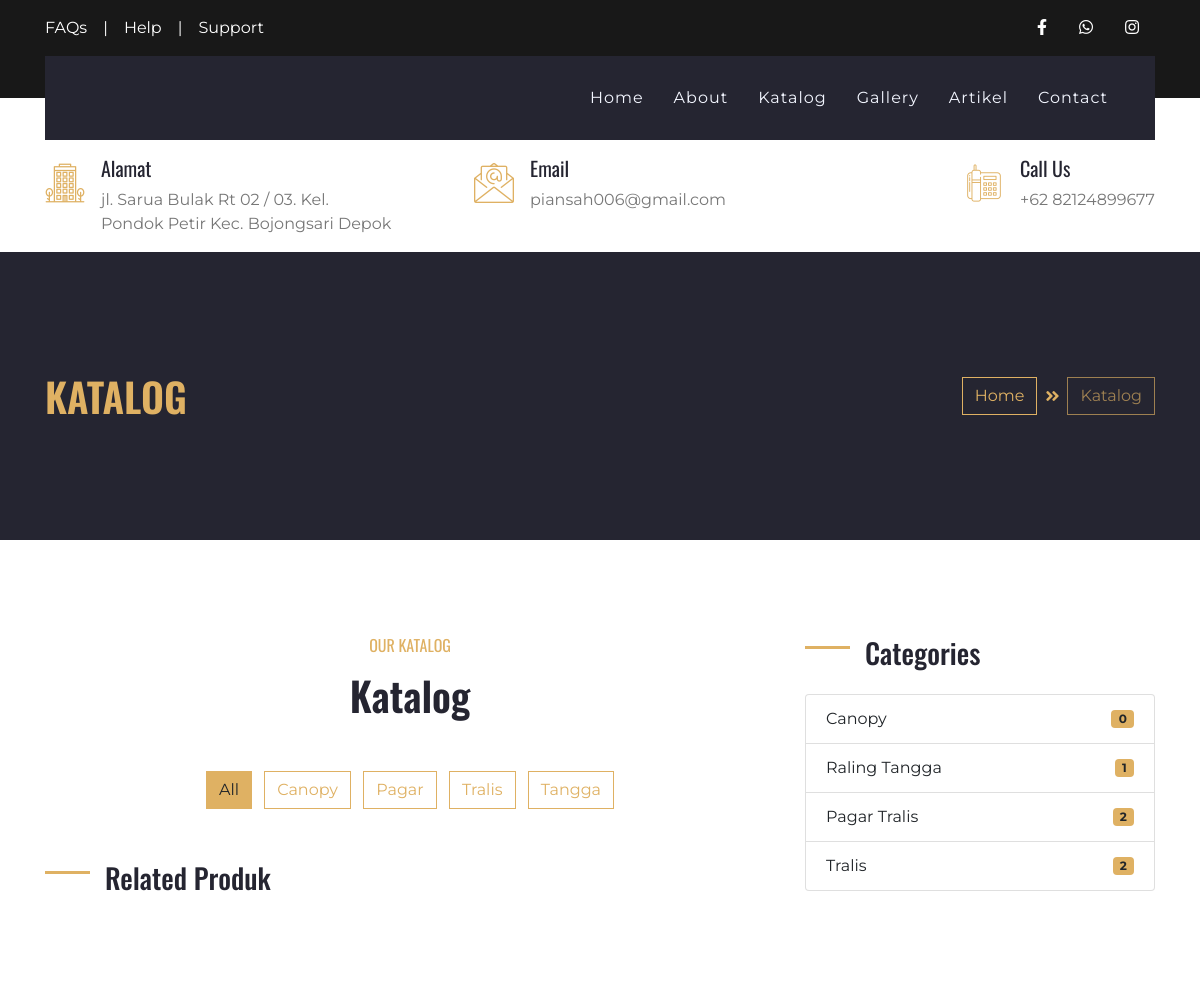
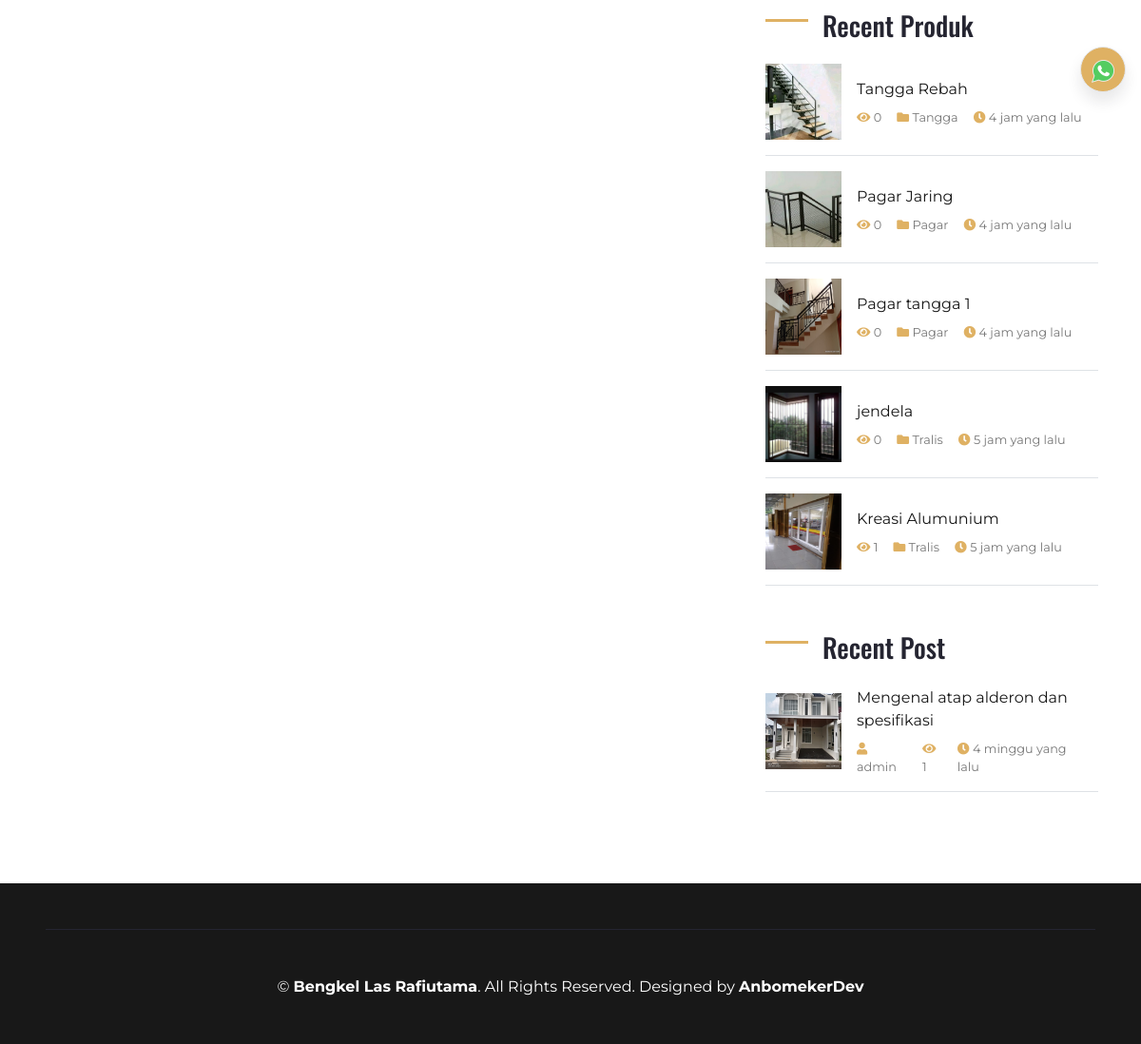
Page /index.php/katalog on the committed database (2 pictures, top to bottom).
### tables this page shows
CREATE TABLE `set_profil`  (
  `profil_id` int(11) NOT NULL AUTO_INCREMENT,
  `nama` varchar(50) NULL DEFAULT NULL,
  `alamat` varchar(100) NULL DEFAULT NULL,
  `deskripsi` text NULL,
  `logo` text NULL,
  `foto` text NULL,
  `kontak_id` int(11) NULL DEFAULT NULL,
  `company_name` varchar(50) NULL DEFAULT NULL,
  `web_url` text NULL,
  PRIMARY KEY (`profil_id`) USING BTREE
);

CREATE TABLE `tweb_kategori`  (
  `kategori_id` int(11) NOT NULL AUTO_INCREMENT,
  `kategori` varchar(30) NOT NULL,
  PRIMARY KEY (`kategori_id`) USING BTREE
);

CREATE TABLE `ref_produk`  (
  `produk_id` int(11) NOT NULL AUTO_INCREMENT,
  `nama_produk` varchar(100) NOT NULL,
  `kategori` varchar(30) NOT NULL,
  `deskripsi` text NOT NULL,
  `foto` varchar(100) NOT NULL,
  `date_post` datetime NOT NULL,
  `slug` varchar(100) NULL DEFAULT NULL,
  `harga` varchar(20) NULL DEFAULT NULL,
  `best` int(11) NULL DEFAULT NULL,
  PRIMARY KEY (`produk_id`) USING BTREE
);

CREATE TABLE `artikel`  (
  `artikel_id` int(11) NOT NULL AUTO_INCREMENT,
  `judul_artikel` varchar(100) NULL DEFAULT NULL,
  `konten` longtext NULL,
  `slug` text NULL,
  `foto` text NULL,
  `link` text NULL,
  `date_post` datetime NULL DEFAULT NULL,
  `is_active` int(11) NULL DEFAULT NULL,
  `penerbit` varchar(50) NULL DEFAULT NULL,
  `visit` int(11) NULL DEFAULT NULL,
  `ip` varchar(100) NULL DEFAULT NULL,
  PRIMARY KEY (`artikel_id`) USING BTREE
);

### application/controllers/Katalog.php (called while the page is built, shortened)
<?php
class Katalog extends CI_Controller
{
    public function __construct()
    {
        $this->load->model('M_katalog', 'katalog');
        $this->load->model('admin/Profil_m', 'profil');
        $this->load->library('session');
    }
    public function index()
    {
        $data = [
            'judul' => $this->profil->get_profile('nama'),
            'perusahaan' => $this->profil->get_profile('nama'),
            'logo' => $this->profil->get_profile('logo'),
            'alamat' => $this->profil->get_profile('alamat'),
            'whatsap' => $this->profil->get_kontak('whatsap'),
            'facebook' => $this->profil->get_kontak('facebook'),
            'instagram' => $this->profil->get_kontak('instagram'),
            'email' => $this->profil->get_kontak('email'),
            'telpon' => $this->profil->get_kontak('telpon'),
            'foto' => $this->profil->get_profile('foto'),
            'B_produk' => $this->profil->get_B_produk()->result(),
            'produklimit' => $this->profil->produklimit()->result(),
            'artikellimit' => $this->profil->art()->result(),
            'kategori' => $this->katalog->get_kategori()->result(),
        ];
        $this->load->view('layout/header', $data);
        $this->load->view('layout/navbar', $data);
        $this->load->view('pages/katalog_v', $data);
        $this->load->view('pages/katalog_js');
        $this->load->view('layout/footer', $data);
    }
}

### index.php (called while the page is built, shortened)
<?php
require_once BASEPATH.'core/CodeIgniter.php';

### application/models/admin/Profil_m.php (called while the page is built, shortened)
<?php
class Profil_m extends CI_Model
{
    public function get_profile($varams)
    {
        $query = $this->db->get('set_profil')->row();
        $data = $query->$varams;
        return $data;
    }
    function get_B_produk()
    {
        $this->db->select('*');
        $this->db->from('ref_produk');
        $this->db->where('best', 1);
        $this->db->order_by('produk_id', 'DESC');
        $query = $this->db->get();
        return $query;
    }
    function produklimit()
    {
        $this->db->select('*');
        $this->db->from('ref_produk');
        $this->db->limit(8);
        $this->db->order_by('produk_id', 'DESC');
        $query = $this->db->get();
        return $query;
    }
    function art()
    {
        $this->db->select('*');
        $this->db->from('artikel');
        $this->db->limit(8);
        $this->db->order_by('artikel_id', 'DESC');
        $query = $this->db->get();
        return $query;
    }
}

### application/models/M_katalog.php (called while the page is built, shortened)
<?php
class M_katalog extends CI_Model
{
    public function get_kategori()
    {
        $this->db->select('*');
        $this->db->from('tweb_kategori');
        $query = $this->db->get();
        return $query;
    }
}

### application/views/pages/right_v.php (the view, shortened to what this page needs)
<div class="col-lg-4 mt-5 mt-lg-0">
    <div class="mb-5">
        <h3 class="mb-4 section-title">Categories</h3>
        <ul class="list-group">
            <?php $c = 'Canopy';
            $canopy = $this->db->query("SELECT * FROM ref_produk WHERE kategori='" . $c . "'")->num_rows(); ?>
            <?php $t = 'Tangga';
            $tangga = $this->db->query("SELECT * FROM ref_produk WHERE kategori='" . $t . "'")->num_rows(); ?>
            <?php $p = 'Pagar';
            $pagar = $this->db->query("SELECT * FROM ref_produk WHERE kategori='" . $p . "'")->num_rows(); ?>
            <?php $t = 'Tralis';
            $tralis = $this->db->query("SELECT * FROM ref_produk WHERE kategori='" . $t . "'")->num_rows(); ?>
            <li class="list-group-item d-flex justify-content-between align-items-center">
                Canopy
                <span class="badge badge-primary badge-pill"><?= $canopy ?></span>
            </li>
            <li class="list-group-item d-flex justify-content-between align-items-center">
                Raling Tangga
                <span class="badge badge-primary badge-pill"><?= $tangga ?></span>
            </li>
            <li class="list-group-item d-flex justify-content-between align-items-center">
                Pagar Tralis
                <span class="badge badge-primary badge-pill"><?= $pagar ?></span>
            </li>
            <li class="list-group-item d-flex justify-content-between align-items-center">
                Tralis
                <span class="badge badge-primary badge-pill"><?= $tralis ?></span>
            </li>
        </ul>
    </div>
    <div class="mb-5">
    </div>
    <div class="mb-5">
        <h3 class="mb-4 section-title">Recent Produk</h3>
        <?php foreach ($produklimit as $produk) : ?>
            <?php $id = $produk->produk_id;
            $visitproduk  = $this->db->query("SELECT * FROM section_visit WHERE produk_id='" . $id . "'")->num_rows(); ?>
            <div class="d-flex align-items-center border-bottom mb-3 pb-3">
                <img class="img-fluid" src="<?= base_url() ?>assets/upload/gallery/<?= $produk->foto ?>" style="width: 80px; height: 80px;" alt="">
                <div class="d-flex flex-column pl-3">
                    <a class="text-dark mb-2" href="<?= base_url() ?>katalog/detailproduk/<?= $produk->slug ?>/<?= $produk->produk_id ?>"><?= $produk->nama_produk ?></a>
                    <div class="d-flex">
                        <small class="mr-3"><i class="fa fa-eye text-primary"></i> <?= $visitproduk ?></small>
                        <small class="mr-3"><i class="fa fa-folder text-primary"></i> <?= $produk->kategori ?></small>
                        <small class="mr-3"><i class="fa fa-clock text-primary"></i> <?= waktu_lalu($produk->date_post) ?></small>
                    </div>
                </div>
            </div>
        <?php endforeach ?>
    </div>
    <div class="mb-5">
        <h3 class="mb-4 section-title">Recent Post</h3>
        <?php foreach ($artikellimit as $art) : ?>
            <?php $id = $art->artikel_id;
            $visitart  = $this->db->query("SELECT * FROM section_visit WHERE artikel_id='" . $id . "'")->num_rows(); ?>
            <div class="d-flex align-items-center border-bottom mb-3 pb-3">
                <img class="img-fluid" src="<?= base_url() ?>assets/upload/artikel/<?= $art->foto ?>" style="width: 80px; height: 80px;" alt="">
                <div class="d-flex flex-column pl-3">
                    <a class="text-dark mb-2" href="<?= base_url() ?>artikel/single/<?= $art->slug ?>/<?= $art->artikel_id ?>"><?= $art->judul_artikel ?></a>
                    <div class="d-flex">
                        <small class="mr-3"><i class="fa fa-user text-primary"></i> <?= $art->penerbit ?></small>
                        <small class="mr-3"><i class="fa fa-eye text-primary"></i> <?= $visitart ?></small>
                        <small class="mr-3"><i class="fa fa-clock text-primary"></i> <?= waktu_lalu($art->date_post) ?></small>
                    </div>
                </div>
            </div>
        <?php endforeach ?>
    </div>
</div>

### application/views/layout/navbar.php (shortened to what this page needs)
<div class="container-fluid bg-dark py-3">
    <div class="container">
        <div class="row">
            <div class="col-md-6 text-center text-lg-left mb-2 mb-lg-0">
                <div class="d-inline-flex align-items-center">
                    <a class="text-white pr-3" href="">FAQs</a>
                    <span class="text-white">|</span>
                    <a class="text-white px-3" href="">Help</a>
                    <span class="text-white">|</span>
                    <a class="text-white pl-3" href="">Support</a>
                </div>
            </div>
            <div class="col-md-6 text-center text-lg-right">
                <div class="d-inline-flex align-items-center">
                    <a class="text-white px-3" href="<?= $facebook ?>">
                        <i class="fab fa-facebook-f"></i>
                    </a>
                    <a class="text-white px-3" href="<?= $whatsap ?>">
                        <i class="fab fa-whatsapp"></i>
                    </a>
                    <a class="text-white px-3" href="<?= $instagram ?>">
                        <i class="fab fa-instagram"></i>
                    </a>
                </div>
            </div>
        </div>
    </div>
</div>
<div class="container-fluid position-relative nav-bar p-0">
    <div class="container position-relative" style="z-index: 9;">
        <nav class="navbar navbar-expand-lg bg-secondary navbar-dark py-3 py-lg-0 pl-3 pl-lg-5">
            <div class="collapse navbar-collapse justify-content-between px-3" id="navbarCollapse">
                <div class="navbar-nav ml-auto py-0">
                    <a href="<?= base_url() ?>" class="nav-item nav-link ">Home</a>
                    <a href="<?= base_url('about') ?>" class="nav-item nav-link">About</a>
                    <a href="<?= base_url('katalog') ?>" class="nav-item nav-link">Katalog</a>
                    <a href="<?= base_url('gallery') ?>" class="nav-item nav-link">Gallery</a>
                    <a href="<?= base_url('artikel') ?>" class="nav-item nav-link">Artikel</a>
                    <a href="<?= base_url('contact') ?>" class="nav-item nav-link">Contact</a>
                </div>
            </div>
        </nav>
    </div>
</div>
<div class="container-fluid bg-white py-3">
    <div class="container">
        <div class="row">
            <div class="col-lg-4 text-left mb-3 mb-lg-0">
                <div class="d-inline-flex text-left">
                    <h1 class="flaticon-office font-weight-normal text-primary m-0 mr-3"></h1>
                    <div class="d-flex flex-column">
                        <h5>Alamat</h5>
                        <p class="m-0"><?= $alamat ?></p>
                    </div>
                </div>
            </div>
            <div class="col-lg-4 text-left text-lg-center mb-3 mb-lg-0">
                <div class="d-inline-flex text-left">
                    <h1 class="flaticon-email font-weight-normal text-primary m-0 mr-3"></h1>
                    <div class="d-flex flex-column">
                        <h5>Email</h5>
                        <p class="m-0"><?= $email ?></p>
                    </div>
                </div>
            </div>
            <div class="col-lg-4 text-left text-lg-right mb-3 mb-lg-0">
                <div class="d-inline-flex text-left">
                    <h1 class="flaticon-telephone font-weight-normal text-primary m-0 mr-3"></h1>
                    <div class="d-flex flex-column">
                        <h5>Call Us</h5>
                        <p class="m-0">+62 <?= $telpon ?></p>
                    </div>
                </div>
            </div>
        </div>
    </div>
</div>

### application/views/pages/katalog_v.php (shortened to what this page needs)
<?php
function waktu_lalu($timestamp)
{
    $selisih = time() - strtotime($timestamp);
    $detik = $selisih;
    $menit = round($selisih / 60);
    $jam = round($selisih / 3600);
    $hari = round($selisih / 86400);
    $minggu = round($selisih / 604800);
    $bulan = round($selisih / 2419200);
    $tahun = round($selisih / 29030400);
    if ($detik <= 60) {
        $waktu = $detik . ' detik yang lalu';
    } else if ($menit <= 60) {
        $waktu = $menit . ' menit yang lalu';
    } else if ($jam <= 24) {
        $waktu = $jam . ' jam yang lalu';
    } else if ($hari <= 7) {
        $waktu = $hari . ' hari yang lalu';
    } else if ($minggu <= 4) {
        $waktu = $minggu . ' minggu yang lalu';
    } else if ($bulan <= 12) {
        $waktu = $bulan . ' bulan yang lalu';
    } else {
        $waktu = $tahun . ' tahun yang lalu';
    }
    return $waktu;
}
?>
<div class="container-fluid bg-secondary py-5">
    <div class="container py-5">
        <div class="row align-items-center py-4">
            <div class="col-md-6 text-center text-md-left">
                <h1 class="mb-4 mb-md-0 text-primary text-uppercase">Katalog</h1>
            </div>
            <div class="col-md-6 text-center text-md-right">
                <div class="d-inline-flex align-items-center">
                    <a class="btn btn-outline-primary" href="<?= base_url('') ?>">Home</a>
                    <i class="fas fa-angle-double-right text-primary mx-2"></i>
                    <a class="btn btn-outline-primary disabled" href="">Katalog</a>
                </div>
            </div>
        </div>
    </div>
</div>
<div class="container py-5">
    <div class="row pt-5">
        <div class="col-lg-8">
            <div class="row justify-content-center">
                <div class="col-lg-6 col-md-8 col text-center mb-4">
                    <h6 class="text-primary font-weight-normal text-uppercase mb-3">Our Katalog</h6>
                    <h1 class="mb-4">Katalog</h1>
                </div>
            </div>
            <div class="row">
                <div class="col-12 text-center mb-2">
                    <ul class="list-inline mb-4" id="portfolio-flters">
                        <li onclick="listproduk()" class="btn btn-outline-primary m-1 active" data-filter="*">All</li>
                        <?php foreach ($kategori as $kategori) : ?>
                            <li onclick="orderby('<?= $kategori->kategori ?>')" class="btn btn-outline-primary m-1"><?= $kategori->kategori ?></li>
                        <?php endforeach ?>
                    </ul>
                </div>
            </div>
            <div class="row pb-3" id="listkatalog"></div>
            <div class="mb-5 mx-n3">
                <h3 class="mb-4 ml-3 section-title">Related Produk</h3>
            </div>
        </div>
        <?php $this->load->view('pages/right_v') ?>
    </div>
</div>

### application/views/layout/footer.php (shortened to what this page needs)
<div class="container-fluid bg-dark text-white py-5 px-sm-3 px-md-5">
    <div class="container border-top border-secondary pt-5">
        <p class="m-0 text-center text-white">
            &copy; <a class="text-white font-weight-bold" href="#"><?= $perusahaan ?></a>. All Rights Reserved. Designed by
            <a class="text-white font-weight-bold" href="https://www.anamsaepul.site">AnbomekerDev</a>
        </p>
    </div>
</div>
</body>
</html>

### rows in the picture
set_profil: alamat "jl. Sarua Bulak Rt 02 / 03. Kel. Pondok Petir Kec. Bojongsari Depok", nama "Bengkel Las Rafiutama"
tweb_kategori: kategori "Canopy"
tweb_kategori: kategori "Pagar"
tweb_kategori: kategori "Tralis"
tweb_kategori: kategori "Tangga"
ref_produk: foto (picture), nama_produk "Tangga Rebah", visitproduk "0", kategori "Tangga", date_post "4 jam yang lalu"
ref_produk: foto (picture), nama_produk "Pagar Jaring", visitproduk "0", kategori "Pagar", date_post "4 jam yang lalu"
ref_produk: foto (picture), nama_produk "Pagar tangga 1", visitproduk "0", kategori "Pagar", date_post "4 jam yang lalu"
ref_produk: foto (picture), nama_produk "jendela", visitproduk "0", kategori "Tralis", date_post "5 jam yang lalu"
ref_produk: foto (picture), nama_produk "Kreasi Alumunium", visitproduk "1", kategori "Tralis", date_post "5 jam yang lalu"
artikel: foto (picture), judul_artikel "Mengenal atap alderon dan spesifikasi", penerbit "admin", visitart "1", date_post "4 minggu yang lalu"

### other values in the picture
$email "piansah006@gmail.com"
$telpon "82124899677"
$canopy "0"
$tangga "1"
$pagar "2"
$tralis "2"
